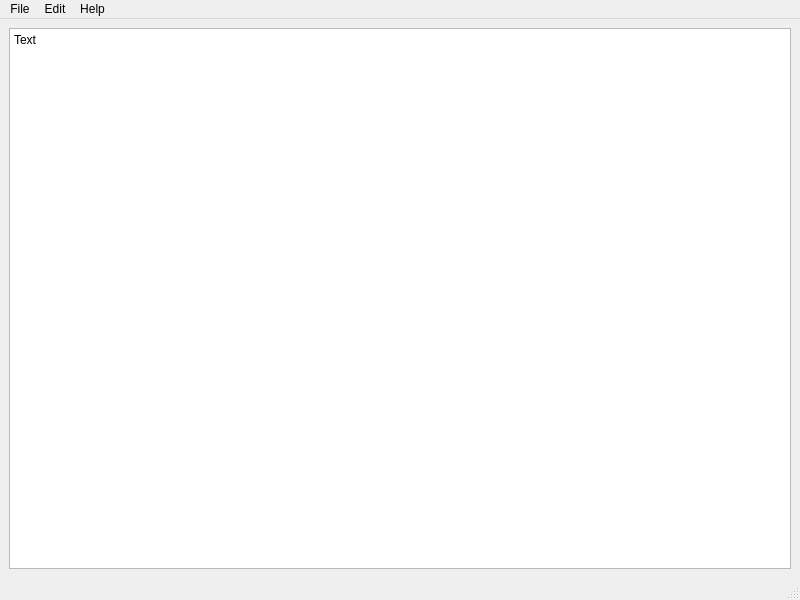
<?xml version="1.0" encoding="UTF-8"?>
<ui version="4.0">
 <class>Notepad</class>
 <widget class="QMainWindow" name="Notepad">
  <property name="geometry">
   <rect>
    <x>0</x>
    <y>0</y>
    <width>800</width>
    <height>600</height>
   </rect>
  </property>
  <property name="windowTitle">
   <string>Notepad</string>
  </property>
  <property name="windowIcon">
   <iconset resource="resources.qrc">
    <normaloff>:/icons/images/notepad-icon.png</normaloff>:/icons/images/notepad-icon.png</iconset>
  </property>
  <widget class="QWidget" name="centralwidget">
   <layout class="QGridLayout" name="gridLayout">
    <item row="0" column="0">
     <widget class="QTextEdit" name="NotepadEdit">
      <property name="html">
       <string>&lt;!DOCTYPE HTML PUBLIC &quot;-//W3C//DTD HTML 4.0//EN&quot; &quot;http://www.w3.org/TR/REC-html40/strict.dtd&quot;&gt;
&lt;html&gt;&lt;head&gt;&lt;meta name=&quot;qrichtext&quot; content=&quot;1&quot; /&gt;&lt;meta charset=&quot;utf-8&quot; /&gt;&lt;style type=&quot;text/css&quot;&gt;
p, li { white-space: pre-wrap; }
&lt;/style&gt;&lt;/head&gt;&lt;body style=&quot; font-family:'Segoe UI'; font-size:9pt; font-weight:400; font-style:normal;&quot;&gt;
&lt;p style=&quot; margin-top:0px; margin-bottom:0px; margin-left:0px; margin-right:0px; -qt-block-indent:0; text-indent:0px;&quot;&gt;Text&lt;/p&gt;&lt;/body&gt;&lt;/html&gt;</string>
      </property>
     </widget>
    </item>
   </layout>
  </widget>
  <widget class="QMenuBar" name="menubar">
   <property name="geometry">
    <rect>
     <x>0</x>
     <y>0</y>
     <width>800</width>
     <height>25</height>
    </rect>
   </property>
   <widget class="QMenu" name="menuFile">
    <property name="title">
     <string>File</string>
    </property>
    <addaction name="actionNewFile"/>
    <addaction name="actionSave"/>
    <addaction name="actionSaveAs"/>
    <addaction name="actionOpen"/>
    <addaction name="actionPrint"/>
    <addaction name="separator"/>
    <addaction name="actionlasldl"/>
   </widget>
   <widget class="QMenu" name="menuEdit">
    <property name="title">
     <string>Edit</string>
    </property>
    <addaction name="actionUndo"/>
    <addaction name="actionCopy"/>
    <addaction name="actionPaste"/>
    <addaction name="actionCut"/>
   </widget>
   <widget class="QMenu" name="menuHelp">
    <property name="title">
     <string>Help</string>
    </property>
    <addaction name="actionAbout"/>
   </widget>
   <addaction name="menuFile"/>
   <addaction name="menuEdit"/>
   <addaction name="menuHelp"/>
  </widget>
  <widget class="QStatusBar" name="statusbar"/>
  <action name="actionSave">
   <property name="icon">
    <iconset resource="resources.qrc">
     <normaloff>:/icons/images/Save-icon.png</normaloff>:/icons/images/Save-icon.png</iconset>
   </property>
   <property name="text">
    <string>Save</string>
   </property>
   <property name="shortcut">
    <string>Ctrl+S</string>
   </property>
  </action>
  <action name="actionSaveAs">
   <property name="icon">
    <iconset resource="resources.qrc">
     <normaloff>:/icons/images/Save-icon.png</normaloff>:/icons/images/Save-icon.png</iconset>
   </property>
   <property name="text">
    <string>Save As</string>
   </property>
   <property name="shortcut">
    <string>Ctrl+S</string>
   </property>
  </action>
  <action name="actionOpen">
   <property name="icon">
    <iconset resource="resources.qrc">
     <normaloff>:/icons/images/Folder-Open-icon.png</normaloff>:/icons/images/Folder-Open-icon.png</iconset>
   </property>
   <property name="text">
    <string>Open</string>
   </property>
   <property name="shortcut">
    <string>Ctrl+O</string>
   </property>
  </action>
  <action name="actionPrint">
   <property name="icon">
    <iconset resource="resources.qrc">
     <normaloff>:/icons/images/print-icon.png</normaloff>:/icons/images/print-icon.png</iconset>
   </property>
   <property name="text">
    <string>Print</string>
   </property>
   <property name="shortcut">
    <string>Ctrl+P</string>
   </property>
  </action>
  <action name="actionlasldl">
   <property name="text">
    <string>Exit</string>
   </property>
   <property name="shortcut">
    <string>Ctrl+Shift+E</string>
   </property>
  </action>
  <action name="actionCopy">
   <property name="icon">
    <iconset resource="resources.qrc">
     <normaloff>:/icons/images/copy-icon.png</normaloff>:/icons/images/copy-icon.png</iconset>
   </property>
   <property name="text">
    <string>Copy</string>
   </property>
   <property name="shortcut">
    <string>Ctrl+C</string>
   </property>
  </action>
  <action name="actionPaste">
   <property name="icon">
    <iconset resource="resources.qrc">
     <normaloff>:/icons/images/paste-icon.png</normaloff>:/icons/images/paste-icon.png</iconset>
   </property>
   <property name="text">
    <string>Paste</string>
   </property>
   <property name="shortcut">
    <string>Ctrl+V</string>
   </property>
  </action>
  <action name="actionCut">
   <property name="icon">
    <iconset resource="resources.qrc">
     <normaloff>:/icons/images/cut-icon.png</normaloff>:/icons/images/cut-icon.png</iconset>
   </property>
   <property name="text">
    <string>Cut</string>
   </property>
   <property name="shortcut">
    <string>Ctrl+X</string>
   </property>
  </action>
  <action name="actionAbout">
   <property name="icon">
    <iconset resource="resources.qrc">
     <normaloff>:/icons/images/Very-Basic-About-icon.png</normaloff>:/icons/images/Very-Basic-About-icon.png</iconset>
   </property>
   <property name="text">
    <string>About</string>
   </property>
   <property name="shortcut">
    <string>Ctrl+I</string>
   </property>
  </action>
  <action name="actionUndo">
   <property name="icon">
    <iconset resource="resources.qrc">
     <normaloff>:/icons/images/arrow-undo-icon.png</normaloff>:/icons/images/arrow-undo-icon.png</iconset>
   </property>
   <property name="text">
    <string>Undo</string>
   </property>
   <property name="shortcut">
    <string>Ctrl+Z</string>
   </property>
  </action>
  <action name="actionNewFile">
   <property name="icon">
    <iconset resource="resources.qrc">
     <normaloff>:/icons/images/New-file-icon.png</normaloff>:/icons/images/New-file-icon.png</iconset>
   </property>
   <property name="text">
    <string>New file</string>
   </property>
   <property name="shortcut">
    <string>Ctrl+N</string>
   </property>
  </action>
 </widget>
 <resources>
  <include location="resources.qrc"/>
 </resources>
 <connections/>
</ui>
